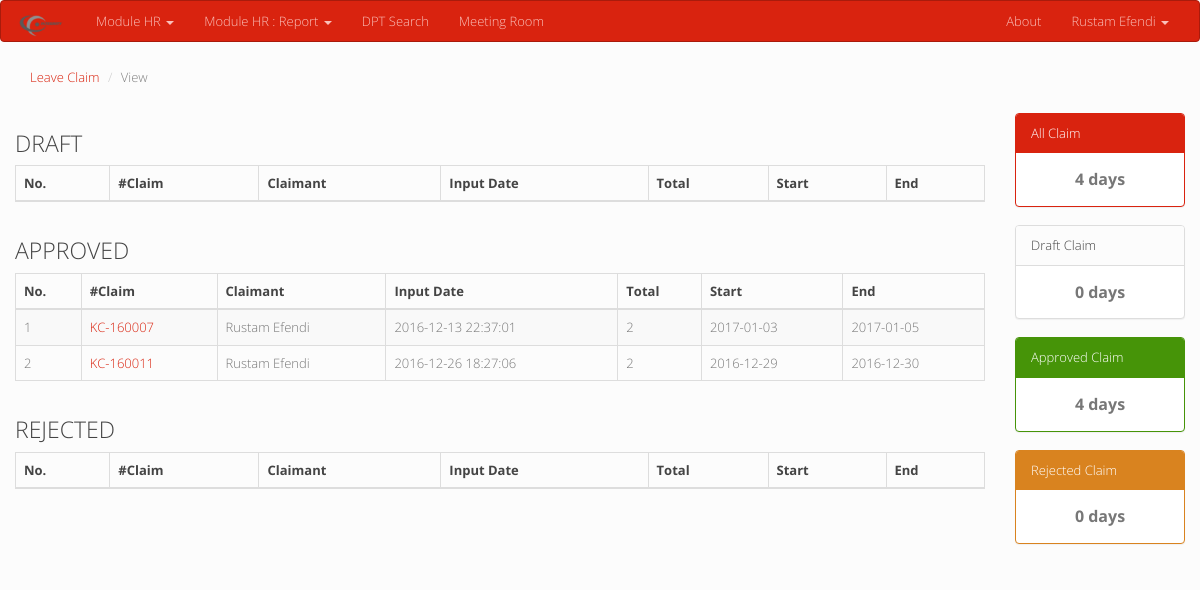
Screenshot of /view_lclaim.php (signed in) with the database file from the repository.
### tables this page shows
CREATE TABLE `cuti_log` (
  `id` int(11) NOT NULL,
  `no_claim` varchar(9) NOT NULL,
  `user` varchar(255) NOT NULL,
  `tgl_input` datetime NOT NULL,
  `totaldate` float NOT NULL,
  `tgl_cuti_from` date NOT NULL,
  `tgl_cuti_to` date NOT NULL,
  `tgl_list_used` varchar(5000) NOT NULL,
  `periode` int(11) NOT NULL,
  `jenis_cuti` varchar(64) NOT NULL,
  `emergency` varchar(18) NOT NULL,
  `note` varchar(255) NOT NULL,
  `escalated_to` varchar(64) DEFAULT NULL,
  `approved_by` varchar(64) DEFAULT NULL,
  `approved_date` date DEFAULT NULL,
  `rejected_by` varchar(64) DEFAULT NULL,
  `rejected_date` date DEFAULT NULL,
  `claim_note` varchar(255) DEFAULT NULL,
  `status` enum('DRAFT','APPROVED','REJECTED') NOT NULL
);

CREATE TABLE `users` (
  `id` int(11) NOT NULL,
  `username` varchar(30) NOT NULL,
  `password` varchar(100) NOT NULL,
  `name` varchar(30) NOT NULL,
  `nik` varchar(10) NOT NULL,
  `occupation` varchar(30) NOT NULL,
  `level` varchar(15) NOT NULL,
  `department` varchar(30) NOT NULL,
  `joindate` date NOT NULL,
  `direct_acc` varchar(30) NOT NULL,
  `escalate_to` varchar(30) NOT NULL,
  `picture` varchar(255) NOT NULL,
  `privileges` int(11) NOT NULL,
  `status` enum('active','nonactive') NOT NULL
);

### view_lclaim.php (the view, shortened to what this page needs)
<?php
include "__header.php";
$getInfoClaim =
				$ki->query("select
				(select ifnull(sum(totaldate),0) from cuti_log where user = '".$_SESSION['fusn']."') as alllclaim,
				(select ifnull(sum(totaldate),0) from cuti_log where user = '".$_SESSION['fusn']."' and status = 'DRAFT') as draftlclaim,
				(select ifnull(sum(totaldate),0) from cuti_log where user = '".$_SESSION['fusn']."' and status = 'APPROVED') as approvedlclaim,
				(select ifnull(sum(totaldate),0) from cuti_log where user = '".$_SESSION['fusn']."' and status = 'REJECTED') as rejectedlclaim");
$CInfo = $getInfoClaim->fetch_assoc();
$getLeaveClaimDataApproved = $ki->query("select a.no_claim as no_claim, b.name as name, a.tgl_input as tgl_input, a.totaldate as totaldate, a.status as status, a.tgl_cuti_from as tgl_cuti_from, a.tgl_cuti_to from cuti_log a inner join users b on a.user = b.username where a.status = 'APPROVED' and a.user = '".$_SESSION['fusn']."'");
?>
<div class='container-fluid'>
<div class='row'>
	<div class="col-md-12">
		<ol class="breadcrumb">
		  <li><a href="#">Leave Claim</a></li>
		  <li class="active">View</li>
		</ol>
	</div>
</div>
<div class='row'>
	<div class="col-md-10">
	<div class='row'>
	<div class="col-md-12">
	<h3>DRAFT</h3>
		<table id="draft" class="table table-striped table-bordered" cellspacing="0" width="100%">
		<thead>
		<tr><th>No.</th><th>#Claim</th><th>Claimant</th><th>Input Date</th><th>Total</th><th>Start</th><th>End</th></tr>
		</thead>
		</table>
	</div>
	</div>
	<div class='row'>
	<div class="col-md-12">
	<h3>APPROVED</h3>
		<table id="approved" class="table table-striped table-bordered" cellspacing="0" width="100%">
		<thead>
		<tr><th>No.</th><th>#Claim</th><th>Claimant</th><th>Input Date</th><th>Total</th><th>Start</th><th>End</th></tr>
		</thead>
		<tbody>
		<?php
		$numbering = 0;
		while($LCD = $getLeaveClaimDataApproved->fetch_assoc()){
			echo "<tr>";
			echo "<td>" . ++$numbering . "</td><td><a href='info_lclaim.php?no=" . $LCD['no_claim'] . "'>" . $LCD['no_claim'] . "</a></td><td>" . $LCD['name'] . "</td><td>" . $LCD['tgl_input'] . "</td>";
			echo "<td>" . $LCD['totaldate'] . "</td><td>" . $LCD['tgl_cuti_from'] . "</td><td>" . $LCD['tgl_cuti_to'] . "</td>";
			echo "</tr>";
		}
		?>
		</tbody>
		</table>
	</div>
	</div>
	<div class='row'>
	<div class="col-md-12">
	<h3>REJECTED</h3>
		<table id="rejected" class="table table-striped table-bordered" cellspacing="0" width="100%">
		<thead>
		<tr><th>No.</th><th>#Claim</th><th>Claimant</th><th>Input Date</th><th>Total</th><th>Start</th><th>End</th></tr>
		</thead>
		</table>
	</div>
	</div>
	</div>
	<div class="col-md-2">
		<div class="panel panel-primary">
			<div class="panel-heading">All Claim</div>
			<div class="panel-body">
				<center style='font-size: 16px'><b><?= $CInfo['alllclaim']; ?> days</b></center>
			</div>
		</div>
		<div class="panel panel-default">
			<div class="panel-heading">Draft Claim</div>
			<div class="panel-body">
				<center style='font-size: 16px'><b><?= $CInfo['draftlclaim']; ?> days</b></center>
			</div>
		</div>
		<div class="panel panel-success">
			<div class="panel-heading">Approved Claim</div>
			<div class="panel-body">
				<center style='font-size: 16px'><b><?= $CInfo['approvedlclaim']; ?> days</b></center>
			</div>
		</div>
		<div class="panel panel-danger">
			<div class="panel-heading">Rejected Claim</div>
			<div class="panel-body">
				<center style='font-size: 16px'><b><?= $CInfo['rejectedlclaim']; ?> days</b></center>
			</div>
		</div>
	</div>
</div>
</div>
<?php
include "__footer.php";
?>

### rows the page displays
cuti_log: no_claim "KC-160007", users.name "Rustam Efendi", tgl_input "2016-12-13 22:37:01", totaldate "2", tgl_cuti_from "2017-01-03", tgl_cuti_to "2017-01-05"
cuti_log: no_claim "KC-160011", users.name "Rustam Efendi", tgl_input "2016-12-26 18:27:06", totaldate "2", tgl_cuti_from "2016-12-29", tgl_cuti_to "2016-12-30"

### other values shown
$_SESSION['fnam'] "Rustam Efendi"
$CInfo['alllclaim'] "4"
$CInfo['draftlclaim'] "0"
$CInfo['approvedlclaim'] "4"
$CInfo['rejectedlclaim'] "0"
